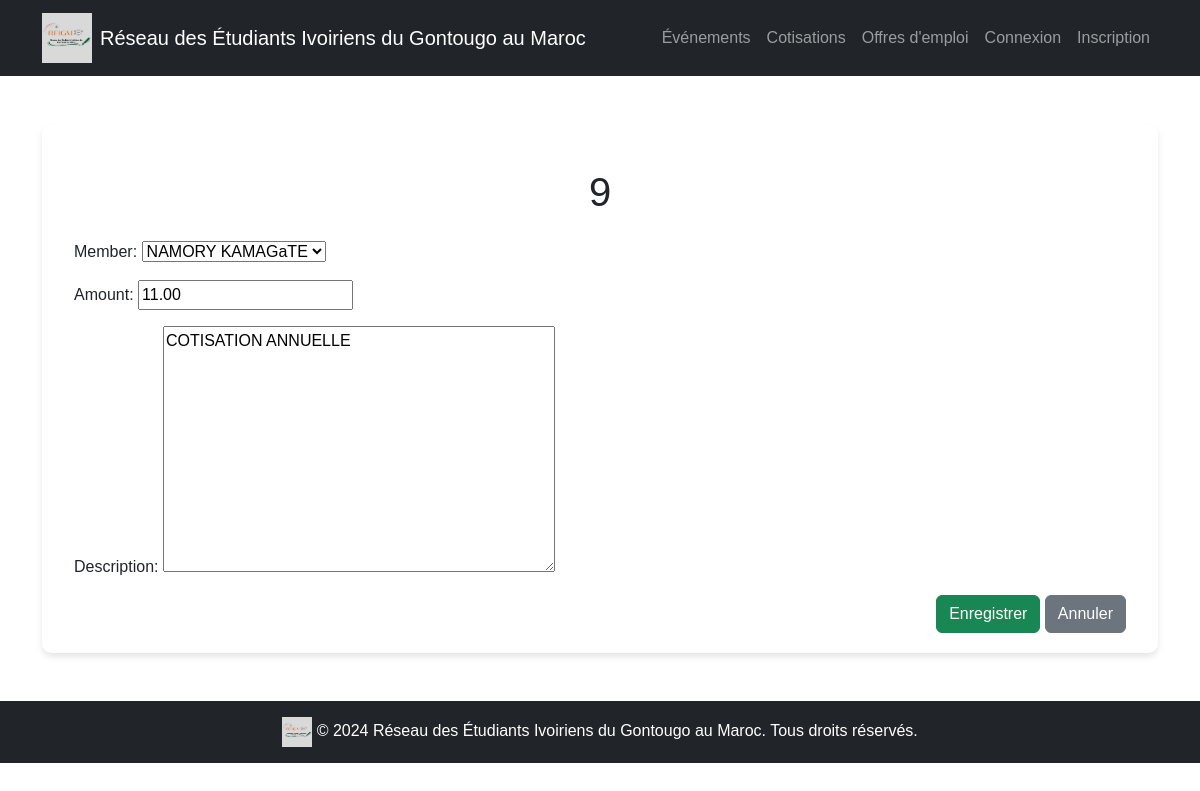
The app's page /contributions/9/edit/ with its own data.
### core/models.py (models this page shows, shortened)
class Contribution(models.Model):
    member = models.ForeignKey(Member, on_delete=models.CASCADE, related_name='contributions')
    amount = models.DecimalField(max_digits=10, decimal_places=2)
    date = models.DateField(auto_now_add=True)
    description = models.TextField(blank=True, null=True)

### core/views.py (the view)
# urls.py: path('contributions/<int:pk>/edit/', views.contribution_edit, name='contribution_edit'),
def contribution_edit(request, pk):
    contribution = get_object_or_404(Contribution, pk=pk)
    if request.method == 'POST':
        form = ContributionForm(request.POST, instance=contribution)
        if form.is_valid():
            form.save()
            return redirect('contribution_list')
    else:
        form = ContributionForm(instance=contribution)
    return render(request, 'core/contribution_form.html', {'form': form})

### core/forms.py
class ContributionForm(forms.ModelForm):
    class Meta:
        model = Contribution
        fields = ['member', 'amount', 'description']

### core/models.py (called while the page is built)
    def __str__(self):
        return self.name

### core/templates/core/contribution_form.html (shortened to what this page needs)
{% extends 'core/base.html' %}
{% block content %}
<div class="container mt-4">
    <h1 class="text-center">{{ form.instance.id|default:"Ajouter une Cotisation" }}</h1>
    <form method="post" class="mt-4">
        {{ form.as_p }}
        <div class="text-end">
            <button type="submit" class="btn btn-success">Enregistrer</button>
            <a href="{% url 'contribution_list' %}" class="btn btn-secondary">Annuler</a>
        </div>
    </form>
</div>
{% endblock %}

### records on screen
Contribution: instance.id "9", member "NAMORY KAMAGaTE", amount "11.00", description "COTISATION ANNUELLE"
